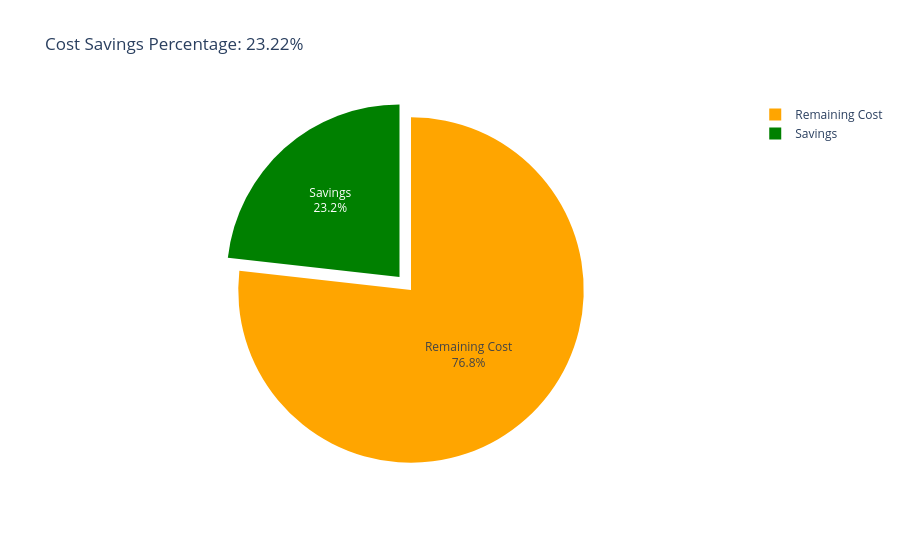

Write notebook code for a chart like this one.
### Code cell
import plotly.graph_objs as go

labels = ['Savings', 'Remaining Cost']
values = [original_cost - optimal_cost, optimal_cost]
savings_percent = (original_cost - optimal_cost) / original_cost * 100

fig = go.Figure(data=[go.Pie(labels=labels, values=values)])
fig.update_traces(textinfo='label+percent', pull=[0.1, 0], marker=dict(colors=['green', 'orange']))
fig.update_layout(title=f'Cost Savings Percentage: {savings_percent:.2f}%')
fig.show()

### Figure 1 — Plotly figure (JSON) as saved in the notebook; plotly's stock layout.template omitted (floating-point values rounded to 4 significant figures)
{"data": [{"labels": ["Savings", "Remaining Cost"], "marker": {"colors": ["green", "orange"]}, "pull": [0.1, 0], "textinfo": "label+percent", "type": "pie", "values": [0.1659, 0.5486]}], "layout": {"title": {"text": "Cost Savings Percentage: 23.22%"}}}
